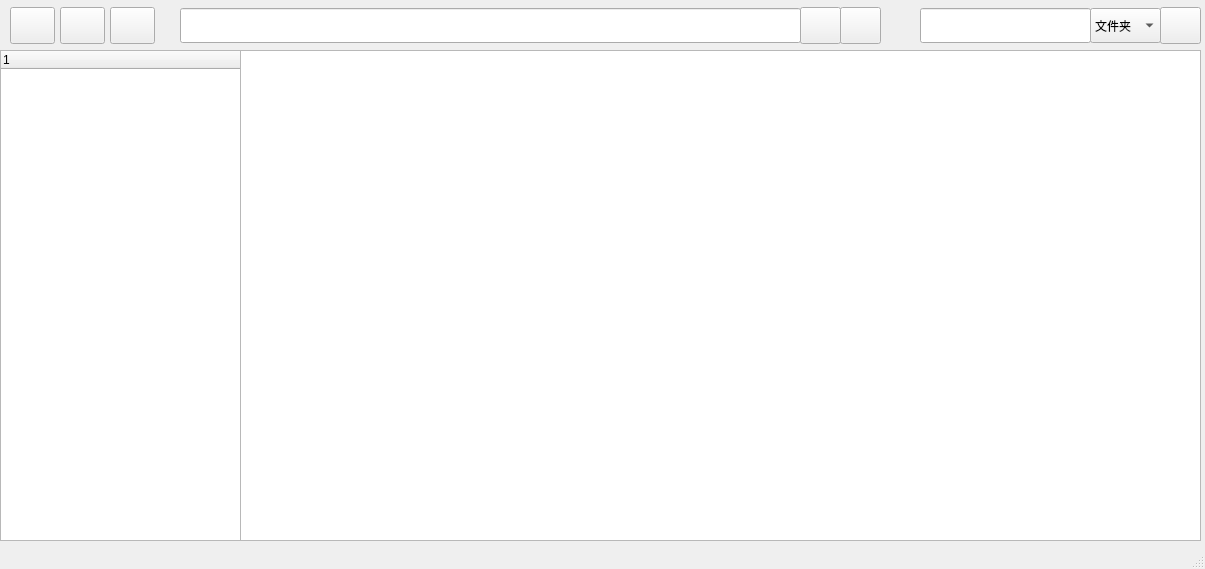
<?xml version="1.0" encoding="UTF-8"?>
<ui version="4.0">
 <class>MainWindow</class>
 <widget class="QMainWindow" name="MainWindow">
  <property name="geometry">
   <rect>
    <x>0</x>
    <y>0</y>
    <width>1205</width>
    <height>569</height>
   </rect>
  </property>
  <property name="windowTitle">
   <string>MainWindow</string>
  </property>
  <widget class="QWidget" name="centralwidget">
   <widget class="QTableView" name="tableView">
    <property name="geometry">
     <rect>
      <x>240</x>
      <y>50</y>
      <width>961</width>
      <height>491</height>
     </rect>
    </property>
   </widget>
   <widget class="QTreeWidget" name="treeWidget">
    <property name="geometry">
     <rect>
      <x>0</x>
      <y>50</y>
      <width>241</width>
      <height>491</height>
     </rect>
    </property>
    <column>
     <property name="text">
      <string notr="true">1</string>
     </property>
    </column>
   </widget>
   <widget class="QLineEdit" name="lineEdit">
    <property name="geometry">
     <rect>
      <x>180</x>
      <y>8</y>
      <width>621</width>
      <height>35</height>
     </rect>
    </property>
   </widget>
   <widget class="QLineEdit" name="lineEdit_2">
    <property name="geometry">
     <rect>
      <x>920</x>
      <y>8</y>
      <width>171</width>
      <height>35</height>
     </rect>
    </property>
   </widget>
   <widget class="QPushButton" name="pushButton">
    <property name="geometry">
     <rect>
      <x>10</x>
      <y>7</y>
      <width>45</width>
      <height>37</height>
     </rect>
    </property>
    <property name="text">
     <string/>
    </property>
   </widget>
   <widget class="QPushButton" name="pushButton_2">
    <property name="geometry">
     <rect>
      <x>60</x>
      <y>7</y>
      <width>45</width>
      <height>37</height>
     </rect>
    </property>
    <property name="text">
     <string/>
    </property>
   </widget>
   <widget class="QPushButton" name="pushButton_3">
    <property name="geometry">
     <rect>
      <x>110</x>
      <y>7</y>
      <width>45</width>
      <height>37</height>
     </rect>
    </property>
    <property name="text">
     <string/>
    </property>
   </widget>
   <widget class="QPushButton" name="pushButton_4">
    <property name="geometry">
     <rect>
      <x>800</x>
      <y>7</y>
      <width>41</width>
      <height>37</height>
     </rect>
    </property>
    <property name="styleSheet">
     <string notr="true"/>
    </property>
    <property name="text">
     <string/>
    </property>
   </widget>
   <widget class="QPushButton" name="pushButton_5">
    <property name="geometry">
     <rect>
      <x>1160</x>
      <y>7</y>
      <width>41</width>
      <height>37</height>
     </rect>
    </property>
    <property name="styleSheet">
     <string notr="true"/>
    </property>
    <property name="text">
     <string/>
    </property>
   </widget>
   <widget class="QComboBox" name="comboBox">
    <property name="geometry">
     <rect>
      <x>1090</x>
      <y>8</y>
      <width>71</width>
      <height>35</height>
     </rect>
    </property>
    <item>
     <property name="text">
      <string>文件夹</string>
     </property>
    </item>
    <item>
     <property name="text">
      <string>文件</string>
     </property>
    </item>
   </widget>
   <widget class="QPushButton" name="pushButton_6">
    <property name="geometry">
     <rect>
      <x>840</x>
      <y>7</y>
      <width>41</width>
      <height>37</height>
     </rect>
    </property>
    <property name="styleSheet">
     <string notr="true"/>
    </property>
    <property name="text">
     <string/>
    </property>
   </widget>
  </widget>
  <widget class="QMenuBar" name="menubar">
   <property name="geometry">
    <rect>
     <x>0</x>
     <y>0</y>
     <width>1205</width>
     <height>26</height>
    </rect>
   </property>
  </widget>
  <widget class="QStatusBar" name="statusbar"/>
 </widget>
 <resources/>
 <connections/>
</ui>
